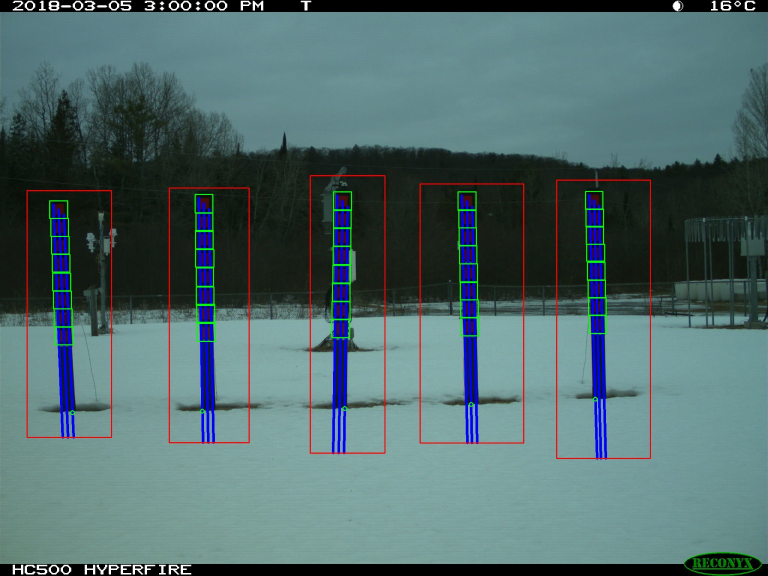
#> input picture includes/templates/IMG_0001_orig - Copy-marked.JPG, 1536 x 1152 px (shown at 1/2 size)
$ python -i preview.py   (imports and definitions only)
#> lines starting #> are read from the running program, lines starting #| are printed output that depends on the picture; after the words box and inside, x2 and y2 are one past the last pixel; in counts of white or black regions, pixels touching at a corner belong together
# import necessary modules
import cv2
import numpy as np
from matplotlib import pyplot as plt
import Tkinter as tk
import tkFileDialog

def nothing(x):
	pass

def HSVPreview():
	# select image file
	root = tk.Tk()
	root.withdraw()
	filename = tkFileDialog.askopenfilename(initialdir = "/",title = "Select image",filetypes = (("jpeg files","*.jpg"),("all files","*.*")))
#> the answer given: templates/IMG_0001_orig - Copy-marked.JPG

	# open slider window
	cv2.namedWindow("HSV Sliders")
	cv2.resizeWindow("HSV Sliders", 600, 350)

	# open comparison window
	cv2.namedWindow("Comparison", cv2.WINDOW_NORMAL)

	# create trackbars
	cv2.createTrackbar("Hue 1", "HSV Sliders", 0, 180, nothing)
	cv2.createTrackbar("Sat 1", "HSV Sliders", 0, 255, nothing)
	cv2.createTrackbar("Val 1", "HSV Sliders", 0, 255, nothing)
	cv2.createTrackbar("Hue 2", "HSV Sliders", 0, 180, nothing)
	cv2.createTrackbar("Sat 2", "HSV Sliders", 0, 255, nothing)
	cv2.createTrackbar("Val 2", "HSV Sliders", 0, 255, nothing)

	# open image
	img = cv2.imread(filename)
#> img is the input picture: shape (1152, 1536, 3); mean B, G, R 107.1, 106.2, 80.4

	# resize image to 1/4 of original size
	img = cv2.resize(img, (0,0), None, 0.25, 0.25)
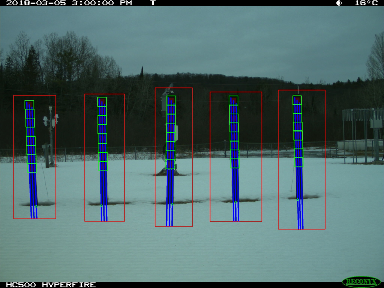
#> img: shape (288, 384, 3); mean B, G, R 107.1, 106.3, 80.5

	# repeat until user exits
	while(1):
		# get tracker positions
		h1 = cv2.getTrackbarPos("Hue 1", "HSV Sliders")
		h2 = cv2.getTrackbarPos("Hue 2", "HSV Sliders")
		s1 = cv2.getTrackbarPos("Sat 1", "HSV Sliders")
		s2 = cv2.getTrackbarPos("Sat 2", "HSV Sliders")
		v1 = cv2.getTrackbarPos("Val 1", "HSV Sliders")
		v2 = cv2.getTrackbarPos("Val 2", "HSV Sliders")

		# convert image to HSV
		hsv = cv2.cvtColor(img, cv2.COLOR_BGR2HSV)
#> hsv: shape (288, 384, 3); mean H, S, V 79.2, 80.2, 114.2

		# apply HSV mask
		mask = cv2.inRange(hsv, np.array([h1, s1, v1]), np.array([h2, s2, v2]))
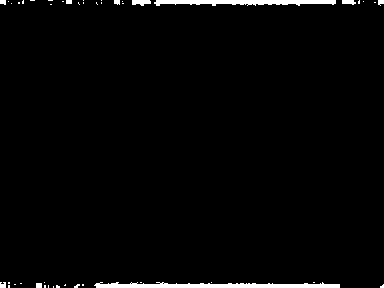
#> mask: shape (288, 384); 2.1% white; 45 white regions (35 under 20 px), largest, box (x1, y1, x2, y2) and area: (94, 282, 340, 288) 1056, (154, 0, 336, 6) 793, (132, 0, 151, 6) 86
		mask = cv2.cvtColor(mask, cv2.COLOR_GRAY2BGR)

		# create horizontal stack
		numpy_horizontal = np.hstack((img, mask))
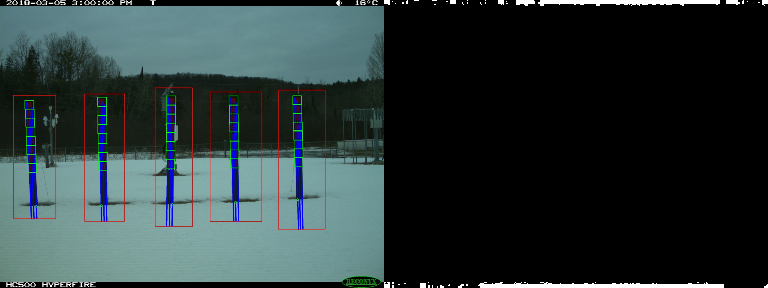
#> numpy_horizontal: shape (288, 768, 3); mean B, G, R 56.2, 55.8, 42.9

		# display image to user
		cv2.imshow("Comparison", numpy_horizontal)

		# exit when user presses esc
		k = cv2.waitKey(1) & 0xFF
#> (key Esc is pressed here)
		if k == ord('m'):
			mode = not mode
		elif k == 27:
			break

	# close all windows on exit
	cv2.destroyAllWindows()

>>> result = HSVPreview()
